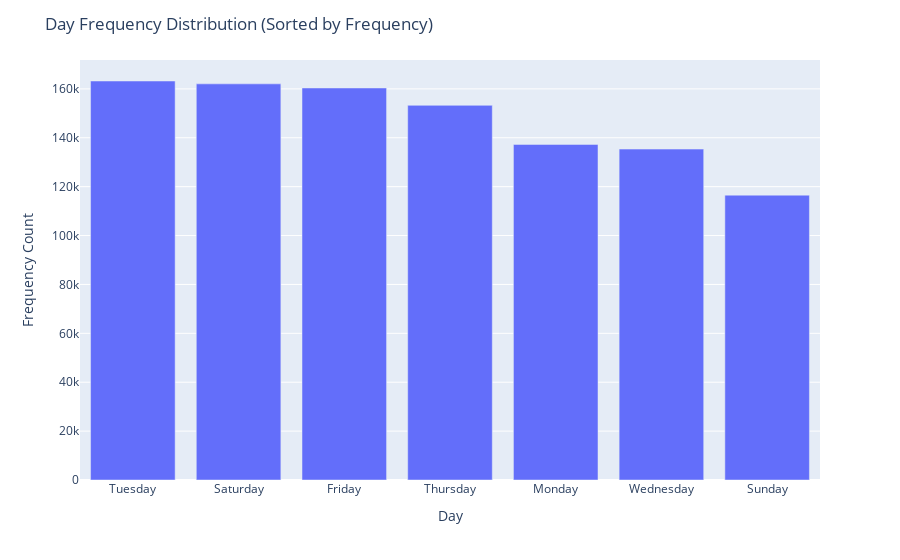

The notebook cell this image was saved under:
### Code cell
# Perform frequency count of days
days_counts = df['Day'].value_counts().reset_index()
days_counts.columns = ['Day', 'Frequency']

# Create Plotly bar chart for day frequency distribution
fig = px.bar(days_counts, x='Day', y='Frequency', labels={'Day': 'Day', 'Frequency': 'Frequency Count'})
fig.update_xaxes(type='category')  
fig.update_layout(title='Day Frequency Distribution (Sorted by Frequency)')
fig.show()

### Figure 1 — Plotly figure (JSON) as saved in the notebook; plotly's stock layout.template omitted (floating-point values rounded to 4 significant figures)
{"data": [{"alignmentgroup": "True", "hovertemplate": "Day=%{x}<br>Frequency Count=%{y}<extra></extra>", "legendgroup": "", "marker": {"color": "#636efa", "pattern": {"shape": ""}}, "name": "", "offsetgroup": "", "orientation": "v", "showlegend": false, "textposition": "auto", "type": "bar", "x": ["Tuesday", "Saturday", "Friday", "Thursday", "Monday", "Wednesday", "Sunday"], "xaxis": "x", "y": [163230, 162057, 160380, 153276, 137288, 135373, 116532], "yaxis": "y"}], "layout": {"barmode": "relative", "legend": {"tracegroupgap": 0}, "margin": {"t": 60}, "title": {"text": "Day Frequency Distribution (Sorted by Frequency)"}, "xaxis": {"anchor": "y", "domain": [0, 1], "title": {"text": "Day"}, "type": "category"}, "yaxis": {"anchor": "x", "domain": [0, 1], "title": {"text": "Frequency Count"}}}}
